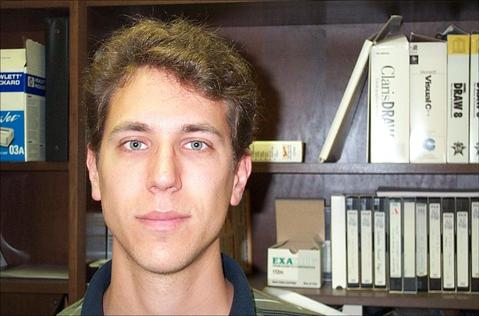
#> input picture 101_ObjectCategories/Faces/image_0044.jpg, 479 x 316 px
$ python distrans.py ../../../101_ObjectCategories/Faces/image_0044.jpg
#> lines starting #> are read from the running program, lines starting #| are printed output that depends on the picture
#!/usr/bin/env python3

'''
Distance transform sample.

Usage:
  distrans.py [<image>]

Keys:
  ESC   - exit
  v     - toggle voronoi mode
'''

# Python 2/3 compatibility
from __future__ import print_function

import numpy as np
import cv2

from common import make_cmap

if __name__ == '__main__':
    import sys
    try:
        fn = sys.argv[1]
    except:
        fn = '../data/fruits.jpg'
    print(__doc__)

    img = cv2.imread(fn, 0)
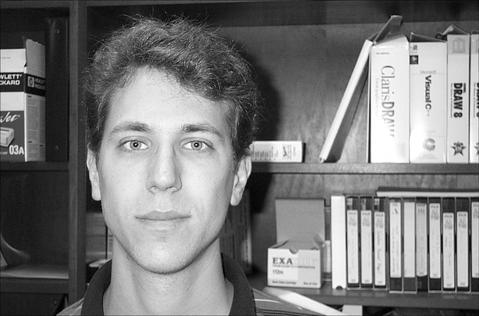
#> img: shape (316, 479); min 0, max 255, mean 120.6
    if img is None:
        print('Failed to load fn:', fn)
        sys.exit(1)

#> (the run stopped early here; a loop or call above may not have finished)

$ run again, on 101_ObjectCategories/Faces/image_0120.jpg
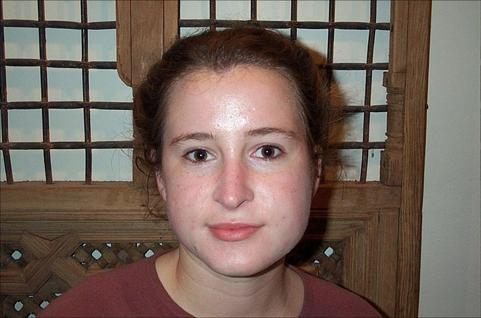
#> input picture 101_ObjectCategories/Faces/image_0120.jpg, 481 x 318 px
#> `img = cv2.imread(fn, 0)`:
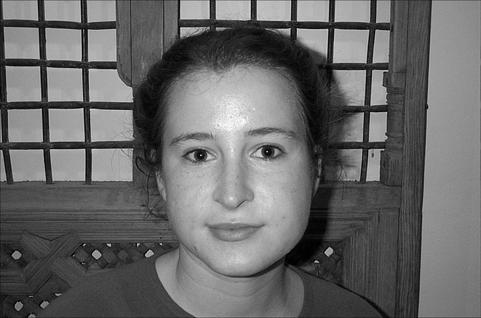
#> img: shape (318, 481); min 0, max 255, mean 103.8

$ run again, on 101_ObjectCategories/Faces/image_0231.jpg
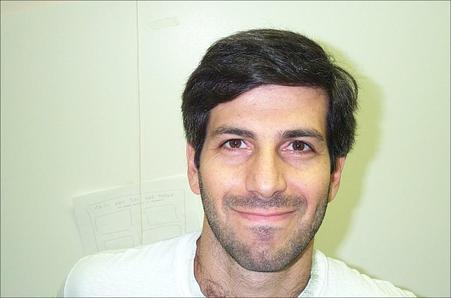
#> input picture 101_ObjectCategories/Faces/image_0231.jpg, 451 x 298 px
#> `img = cv2.imread(fn, 0)`:
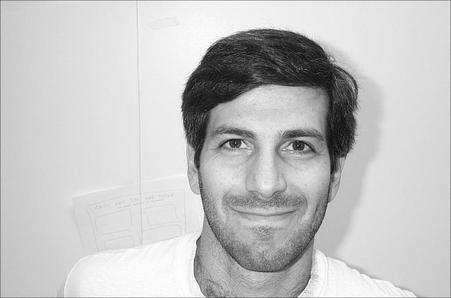
#> img: shape (298, 451); min 4, max 255, mean 195.9

$ run again, on 101_ObjectCategories/Faces/image_0245.jpg
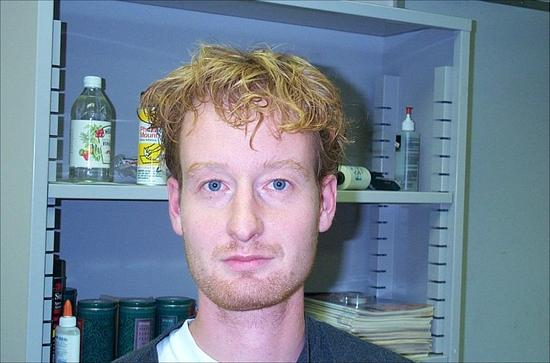
#> input picture 101_ObjectCategories/Faces/image_0245.jpg, 550 x 363 px
#> `img = cv2.imread(fn, 0)`:
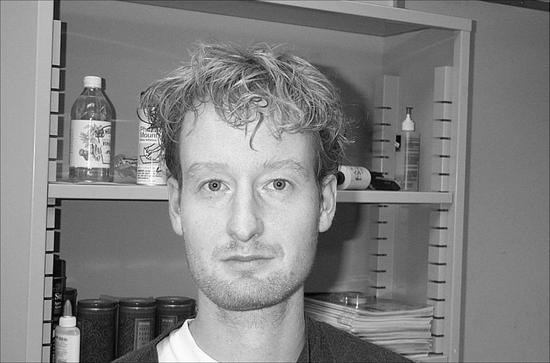
#> img: shape (363, 550); min 0, max 255, mean 129.3
